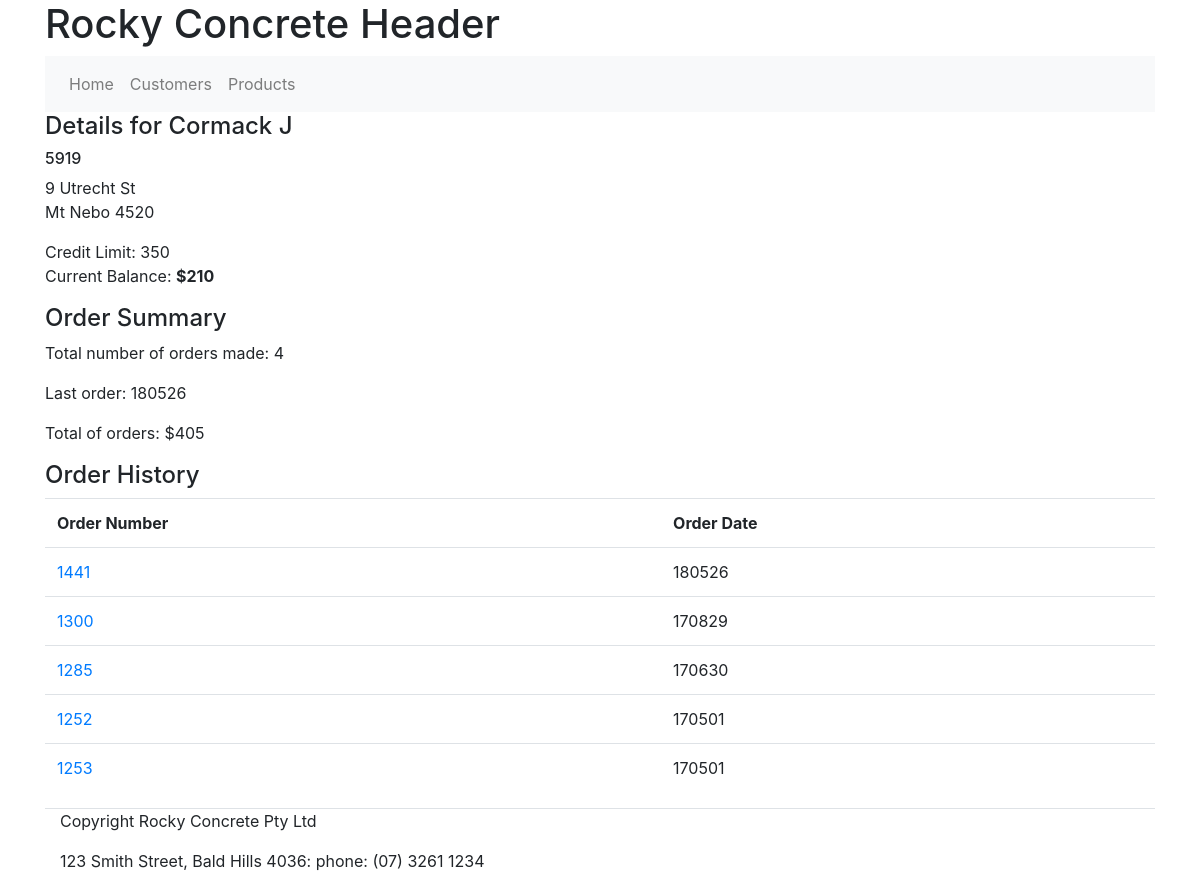
Screenshot of /customer_details?cid=5919 with the database file from the repository.
### tables this page shows
CREATE TABLE customers (cust_no int (11) NOT NULL, cust_name varchar (50) NOT NULL, street varchar (50) NOT NULL, town varchar (50) NOT NULL, post_code int (11) NOT NULL, cr_limit decimal (10, 0) NOT NULL, curr_bal decimal (10, 0) NOT NULL);

CREATE TABLE orders (order_no int (11) NOT NULL, order_date int (11) NOT NULL, cust_no int (11) NOT NULL);

### app.py (the view)
@app.route('/customer_details', methods=['GET'])
def customer_details():
    if request.args.get('cid'):
        id = int(request.args.get('cid'))
        sql = """
                select * from customers where cust_no = ?;"""
        cur.execute(sql,(id,))
        customer_results = cur.fetchone()
        sql = """
                select
                    count(distinct o.order_no) as 'order count',
                    max(order_date) as 'last order',
                    sum(order_qty * order_price) as 'total orders'
                from orders o, order_details od
                where o.order_no = od.order_no
                and cust_no = ?;"""
        cur.execute(sql,(id,))
        order_count = cur.fetchone()
        sql = """select * from orders where cust_no = ? order by order_date desc;"""
        cur.execute(sql, (id,))
        orders = cur.fetchall()
        return render_template("customer_details.html", title="Customer Details", cdetails=customer_results, \
                               order_count=order_count, order_history=orders)
    else:
        return redirect(url_for("index"))

### templates/customer_details.html
{% extends 'layout.html' %}
{% block mainContent %}
<h4>Details for {{cdetails['cust_name']}}</h4>
<h6>{{cdetails['cust_no']}}</h6>
<p>{{cdetails['street']}}<br>
{{cdetails['town']}} {{cdetails['post_code']}}</p>
<p>Credit Limit: {{cdetails['cr_limit']}} <br>
    Current Balance: <strong>${{cdetails['curr_bal']}}</strong></p>
<div>
    <h4>Order Summary</h4>
    <p>Total number of orders made: {{order_count['order count']}}</p>
    <p>Last order: {{order_count['last order']}}</p>
    <p>Total of orders: ${{order_count['total orders']}}</p>
</div>
<div>
    <h4>Order History</h4>
    {% if order_history | length > 0 %}
        <table class="table">
            <tr><th>Order Number</th><th>Order Date</th></tr>
        {% for row in order_history %}
            <tr><td><a href="/order_details?oid={{row['order_no']}}">{{row['order_no']}}</a></td><td>{{row['order_date']}}</td></tr>
        {% endfor %}
        </table>
    {% else %}
        <p>No orders for this customer</p>
    {% endif %}
</div>
{% endblock %}

### rows the page displays
customers: cust_name "Cormack J", cust_no "5919", street "9 Utrecht St", town "Mt Nebo", post_code "4520", cr_limit "350", curr_bal "210"
orders: order_no "1441", order_date "180526"
orders: order_no "1300", order_date "170829"
orders: order_no "1285", order_date "170630"
orders: order_no "1252", order_date "170501"
orders: order_no "1253", order_date "170501"

### other values shown
{{ order_count['order count'] }} "4"
{{ order_count['last order'] }} "180526"
{{ order_count['total orders'] }} "405"
